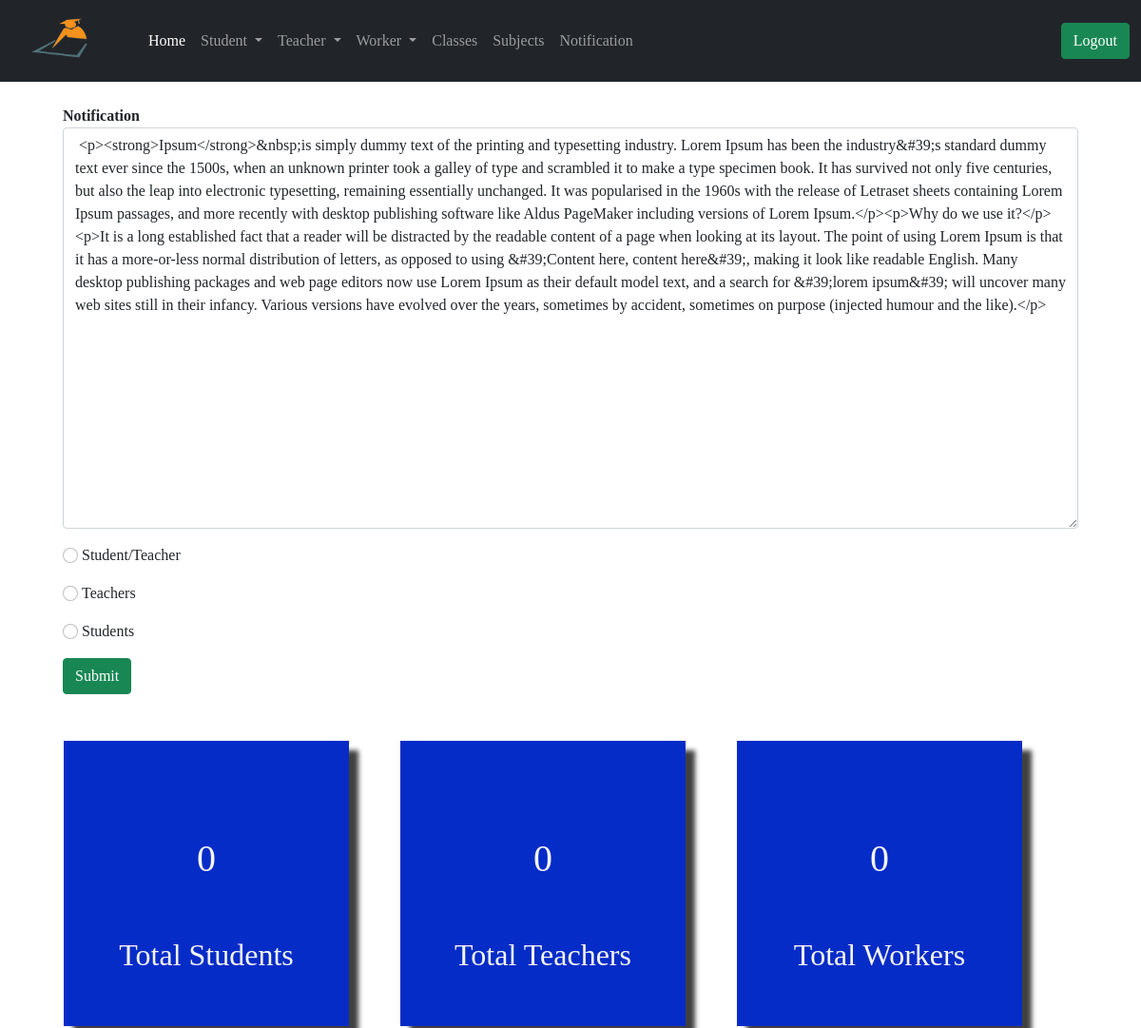
The app's page /administrator/update_notification/1 (signed in, upper part), older data.
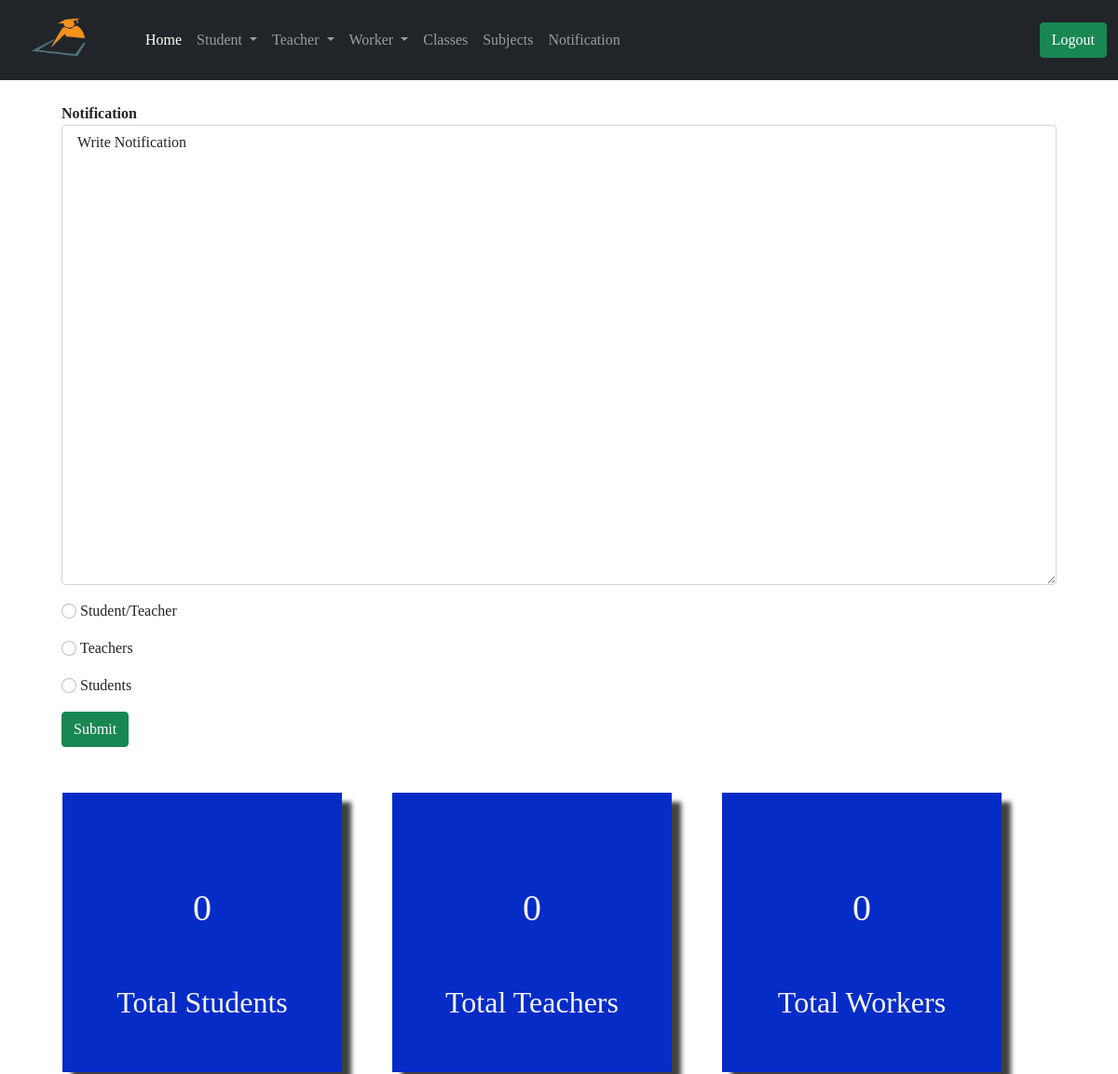
The same page, newer data.
### app/models.py (models this page shows, shortened)
class Notification(db.Model):
    id = db.Column(db.Integer, primary_key=True)
    notification = db.Column(db.Text)
    sender = db.Column(db.String(64))
    notify_date = db.Column(db.DateTime, default=datetime.utcnow())

### app/routes.py (the view)
@app.route('/administrator/update_notification/<id>', methods=['GET', 'POST'])
@login_required
def update_notification(id):
    notify = Notification.query.filter_by(id=id).first()
    if request.method == 'POST':
        notify.notification = request.form['notification']
        notify.sender = request.form.get('sender')
        db.session.commit()
        flash('Notification is successfully updated!')
        return redirect(url_for('get_notification'))
    return render_template('administrator/index.html', title='Update Notification', notify=notify)

### app/models.py (called while the page is built)
@login.user_loader
def load_user(id):
    return User.query.get(int(id))

### app/routes.py (called while the page is built)
@app.before_request
def before_request():
    g.user = None
    if 'teacher_id' in session:
        user = Teacher.query.filter_by(id=session['teacher_id']).first()
        g.user = user

@app.before_request
def std_before_request():
    g.std_user = None
    if 'student_id' in session:
        std_user = Student.query.filter_by(id=session['student_id']).first()
        g.std_user = std_user

### app/templates/administrator/index.html (shortened to what this page needs)
{% extends 'administrator/base.html' %}
{% block content %}
<div class="container">
    <form action="" method="POST" class="m-4">
        <div class="mb-3 mt-3">
            <label for="Notification"><b> Notification </b></label>
            {% if notify %}
            <textarea class="form-control" name="notification" id="Notification" rows="17" placeholder="Write Notification" required> {{notify.notification}} </textarea>
            {% else %}
            <textarea class="form-control" name="notification" id="Notification" rows="20" placeholder="Write Notification" required> Write Notification </textarea>
            {% endif %}
        </div>
        <div class="mb-3">
            <input class="form-check-input" type="radio" name="sender" value="Teacher_student" id="flexRadioDefault1">
            <label class="form-check-label" for="flexRadioDefault1">
              Student/Teacher
            </label>
          </div>
        <div class="mb-3">
            <input class="form-check-input" type="radio" name="sender" value="Teacher" id="flexRadioDefault2">
            <label class="form-check-label" for="flexRadioDefault2">
                Teachers
            </label>
        </div>
        <div class="mb-3">
            <input class="form-check-input" type="radio" name="sender" value="Student" id="flexRadioDefault3">
            <label class="form-check-label" for="flexRadioDefault3">
              Students
            </label>
        </div>
            <button type="submit"  class="btn btn-success">Submit</button>
    </form>
    <div id="std-box">
        <h1> {{ students|length }} </h1>
        <a href="{{ url_for('student_Detials') }}"><h2>Total Students</h2></a>
    </div>
    <div id="tech-box">
        <h1> {{ teachers|length }} </h1>
        <a href="{{ url_for('teacher_detials') }}"><h2>Total Teachers</h2></a>
    </div>
    <div id="worker-box">
        <h1> {{ workers|length }} </h1>
        <a href="{{ url_for('worker_detials') }}"><h2>Total Workers</h2></a>
    </div>
</div>
{% endblock %}

Row changes from the older to the newer data that the page shows:
removed Notification: notification "<p><strong>Ipsum</strong>&nbsp;is simply dummy text of the printing and typesetting industry. Lorem Ipsum has been the industry&#39;s standard dummy text ever since the 1500s, when an unknown printer took a galley of type and scrambled it to make a type specimen book. It has survived not only five centuries, but also the leap into electronic typesetting, remaining essentially unchanged. It was popularised in the 1960s with the release of Letraset sheets containing Lorem Ipsum passages, and more recently with desktop publishing software like Aldus PageMaker including versions of Lorem Ipsum.</p><p>Why do we use it?</p><p>It is a long established fact that a reader will be distracted by the…"
Text that changed along with them:
form field notification: (not shown) → "Write Notification"
